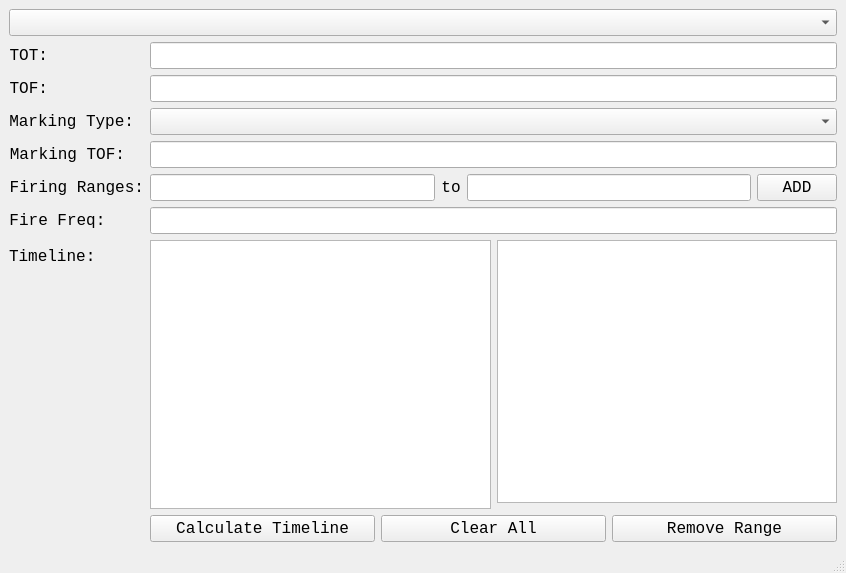
<?xml version="1.0" encoding="UTF-8"?>
<ui version="4.0">
 <class>MainWindow</class>
 <widget class="QMainWindow" name="MainWindow">
  <property name="geometry">
   <rect>
    <x>0</x>
    <y>0</y>
    <width>846</width>
    <height>573</height>
   </rect>
  </property>
  <property name="windowTitle">
   <string>SEAD Timeline Calculator</string>
  </property>
  <widget class="QWidget" name="centralwidget">
   <layout class="QVBoxLayout" name="verticalLayout_2">
    <item>
     <widget class="QComboBox" name="fireTypeSelector">
      <property name="font">
       <font>
        <family>Consolas</family>
        <pointsize>12</pointsize>
       </font>
      </property>
      <property name="currentText">
       <string/>
      </property>
      <property name="placeholderText">
       <string>Continuous</string>
      </property>
     </widget>
    </item>
    <item>
     <layout class="QFormLayout" name="formLayout">
      <item row="1" column="0">
       <widget class="QLabel" name="TOTLabel">
        <property name="font">
         <font>
          <family>Consolas</family>
          <pointsize>12</pointsize>
         </font>
        </property>
        <property name="text">
         <string>TOT:</string>
        </property>
        <property name="alignment">
         <set>Qt::AlignRight|Qt::AlignTrailing|Qt::AlignVCenter</set>
        </property>
       </widget>
      </item>
      <item row="1" column="1">
       <widget class="QLineEdit" name="input_2">
        <property name="font">
         <font>
          <family>Consolas</family>
          <pointsize>12</pointsize>
         </font>
        </property>
       </widget>
      </item>
      <item row="2" column="0">
       <widget class="QLabel" name="TOFLabel">
        <property name="font">
         <font>
          <family>Consolas</family>
          <pointsize>12</pointsize>
         </font>
        </property>
        <property name="text">
         <string>TOF:</string>
        </property>
        <property name="alignment">
         <set>Qt::AlignRight|Qt::AlignTrailing|Qt::AlignVCenter</set>
        </property>
       </widget>
      </item>
      <item row="2" column="1">
       <widget class="QLineEdit" name="input_1">
        <property name="font">
         <font>
          <family>Consolas</family>
          <pointsize>12</pointsize>
         </font>
        </property>
       </widget>
      </item>
      <item row="3" column="0">
       <widget class="QLabel" name="MarkingTypeLabel">
        <property name="font">
         <font>
          <family>Consolas</family>
          <pointsize>12</pointsize>
         </font>
        </property>
        <property name="text">
         <string>Marking Type:</string>
        </property>
        <property name="alignment">
         <set>Qt::AlignRight|Qt::AlignTrailing|Qt::AlignVCenter</set>
        </property>
       </widget>
      </item>
      <item row="3" column="1">
       <widget class="QComboBox" name="MarkingSelector">
        <property name="font">
         <font>
          <family>Consolas</family>
          <pointsize>12</pointsize>
         </font>
        </property>
        <property name="placeholderText">
         <string>Select Marking Round</string>
        </property>
       </widget>
      </item>
      <item row="4" column="0">
       <widget class="QLabel" name="MarkingTOFLabel">
        <property name="font">
         <font>
          <family>Consolas</family>
          <pointsize>12</pointsize>
         </font>
        </property>
        <property name="text">
         <string>Marking TOF:</string>
        </property>
        <property name="alignment">
         <set>Qt::AlignRight|Qt::AlignTrailing|Qt::AlignVCenter</set>
        </property>
       </widget>
      </item>
      <item row="4" column="1">
       <widget class="QLineEdit" name="input_5">
        <property name="font">
         <font>
          <family>Consolas</family>
          <pointsize>12</pointsize>
         </font>
        </property>
       </widget>
      </item>
      <item row="6" column="0">
       <widget class="QLabel" name="FireFreqLabel">
        <property name="font">
         <font>
          <family>Consolas</family>
          <pointsize>12</pointsize>
         </font>
        </property>
        <property name="text">
         <string>Fire Freq: </string>
        </property>
        <property name="alignment">
         <set>Qt::AlignRight|Qt::AlignTrailing|Qt::AlignVCenter</set>
        </property>
       </widget>
      </item>
      <item row="6" column="1">
       <widget class="QLineEdit" name="input_3">
        <property name="font">
         <font>
          <family>Consolas</family>
          <pointsize>12</pointsize>
         </font>
        </property>
       </widget>
      </item>
      <item row="5" column="1">
       <layout class="QHBoxLayout" name="horizontalLayout">
        <item>
         <widget class="QLineEdit" name="input_6">
          <property name="font">
           <font>
            <family>Consolas</family>
            <pointsize>12</pointsize>
           </font>
          </property>
         </widget>
        </item>
        <item>
         <widget class="QLabel" name="FiringRangesLabel_2">
          <property name="font">
           <font>
            <family>Consolas</family>
            <pointsize>12</pointsize>
           </font>
          </property>
          <property name="layoutDirection">
           <enum>Qt::LeftToRight</enum>
          </property>
          <property name="text">
           <string>to</string>
          </property>
          <property name="alignment">
           <set>Qt::AlignCenter</set>
          </property>
         </widget>
        </item>
        <item>
         <widget class="QLineEdit" name="input_7">
          <property name="font">
           <font>
            <family>Consolas</family>
            <pointsize>12</pointsize>
           </font>
          </property>
         </widget>
        </item>
        <item>
         <widget class="QPushButton" name="AddFiringRangeButton">
          <property name="font">
           <font>
            <family>Consolas</family>
            <pointsize>12</pointsize>
           </font>
          </property>
          <property name="text">
           <string>ADD</string>
          </property>
         </widget>
        </item>
       </layout>
      </item>
      <item row="5" column="0">
       <widget class="QLabel" name="FiringRangesLabel">
        <property name="font">
         <font>
          <family>Consolas</family>
          <pointsize>12</pointsize>
         </font>
        </property>
        <property name="text">
         <string>Firing Ranges:</string>
        </property>
        <property name="alignment">
         <set>Qt::AlignRight|Qt::AlignTrailing|Qt::AlignVCenter</set>
        </property>
       </widget>
      </item>
      <item row="7" column="1">
       <layout class="QGridLayout" name="gridLayout_2">
        <item row="0" column="2">
         <widget class="QTextBrowser" name="FiringRangesDisplay">
          <property name="font">
           <font>
            <family>Consolas</family>
            <pointsize>12</pointsize>
           </font>
          </property>
         </widget>
        </item>
        <item row="0" column="1" rowspan="2">
         <widget class="QTextBrowser" name="TimelineDisplay">
          <property name="font">
           <font>
            <family>Consolas</family>
            <pointsize>12</pointsize>
           </font>
          </property>
         </widget>
        </item>
       </layout>
      </item>
      <item row="8" column="1">
       <layout class="QHBoxLayout" name="horizontalLayout_2">
        <item>
         <widget class="QPushButton" name="CalculateTimelineButton">
          <property name="font">
           <font>
            <family>Consolas</family>
            <pointsize>12</pointsize>
           </font>
          </property>
          <property name="text">
           <string>Calculate Timeline</string>
          </property>
         </widget>
        </item>
        <item>
         <widget class="QPushButton" name="clearButton">
          <property name="font">
           <font>
            <family>Consolas</family>
            <pointsize>12</pointsize>
           </font>
          </property>
          <property name="text">
           <string>Clear All</string>
          </property>
         </widget>
        </item>
        <item>
         <widget class="QPushButton" name="RemoveRangeButton">
          <property name="font">
           <font>
            <family>Consolas</family>
            <pointsize>12</pointsize>
           </font>
          </property>
          <property name="text">
           <string>Remove Range</string>
          </property>
         </widget>
        </item>
       </layout>
      </item>
      <item row="7" column="0">
       <widget class="QLabel" name="TimelineBoxLabel">
        <property name="font">
         <font>
          <family>Consolas</family>
          <pointsize>12</pointsize>
         </font>
        </property>
        <property name="text">
         <string>Timeline:</string>
        </property>
       </widget>
      </item>
     </layout>
    </item>
   </layout>
  </widget>
  <widget class="QMenuBar" name="menubar">
   <property name="geometry">
    <rect>
     <x>0</x>
     <y>0</y>
     <width>846</width>
     <height>26</height>
    </rect>
   </property>
  </widget>
  <widget class="QStatusBar" name="statusbar"/>
 </widget>
 <tabstops>
  <tabstop>input_2</tabstop>
  <tabstop>input_1</tabstop>
  <tabstop>MarkingSelector</tabstop>
  <tabstop>input_5</tabstop>
  <tabstop>input_6</tabstop>
  <tabstop>input_7</tabstop>
  <tabstop>AddFiringRangeButton</tabstop>
  <tabstop>input_3</tabstop>
  <tabstop>FiringRangesDisplay</tabstop>
  <tabstop>TimelineDisplay</tabstop>
 </tabstops>
 <resources/>
 <connections/>
</ui>
